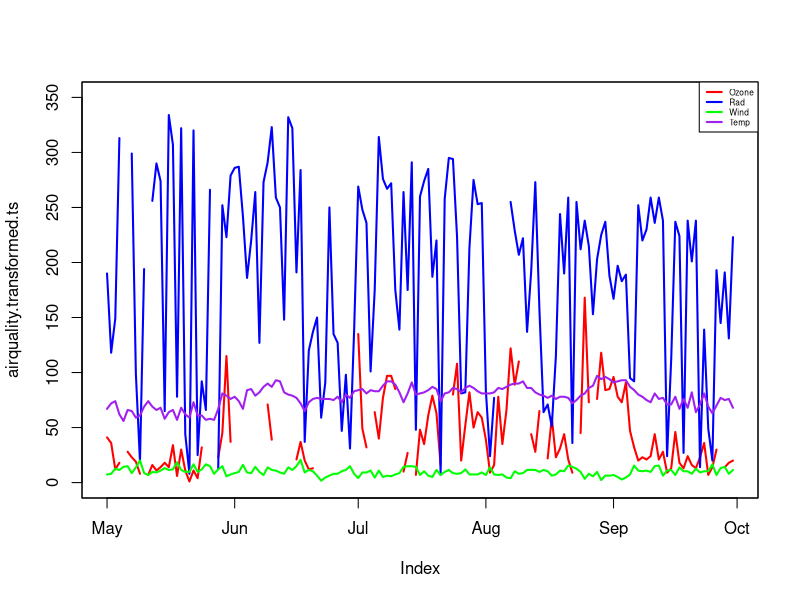
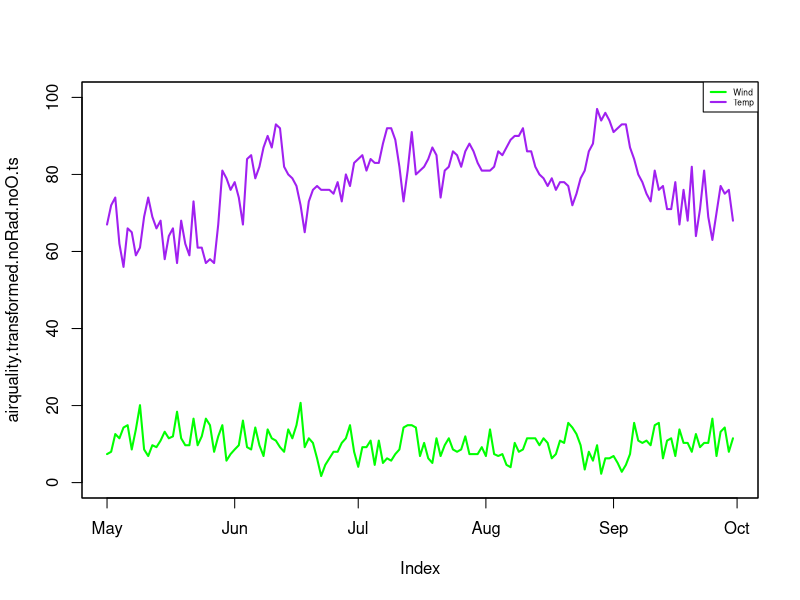
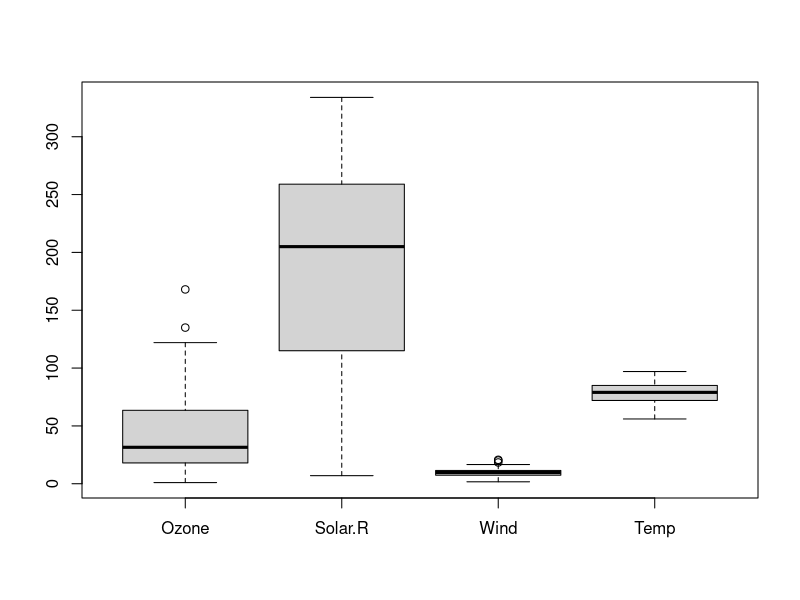
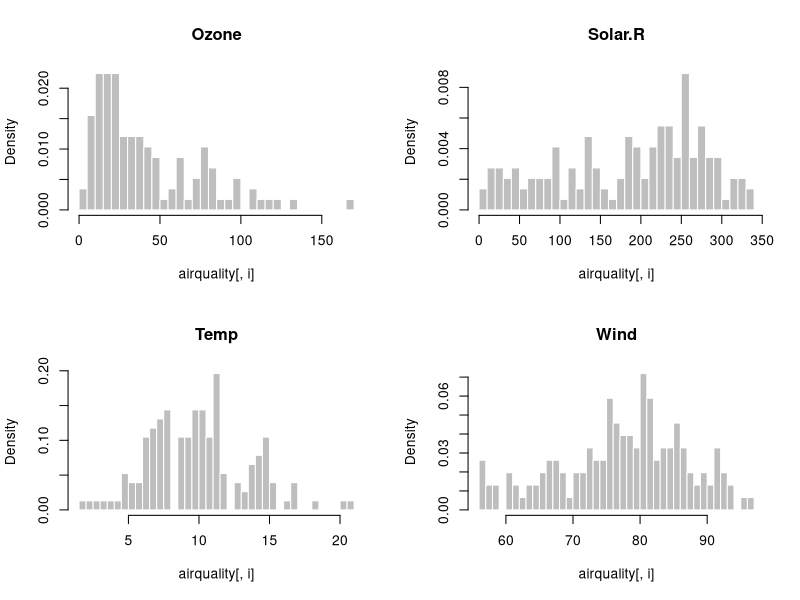
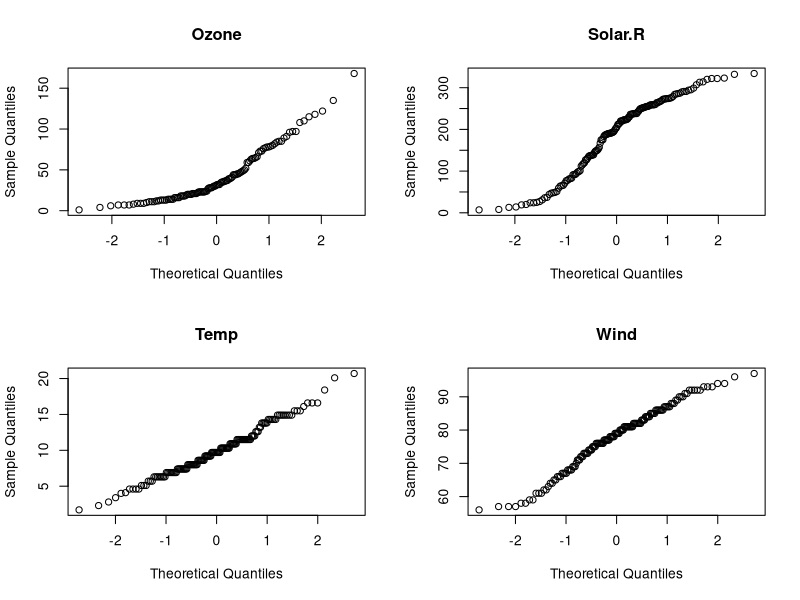
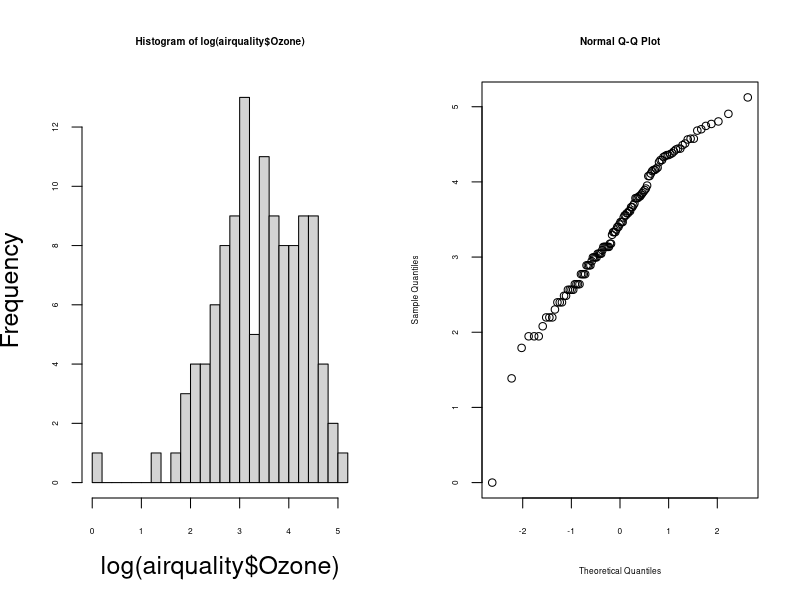
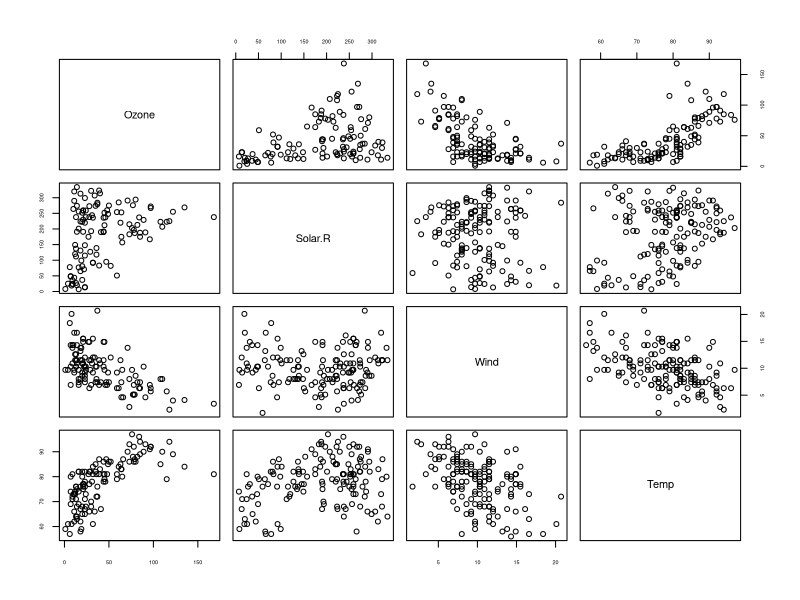
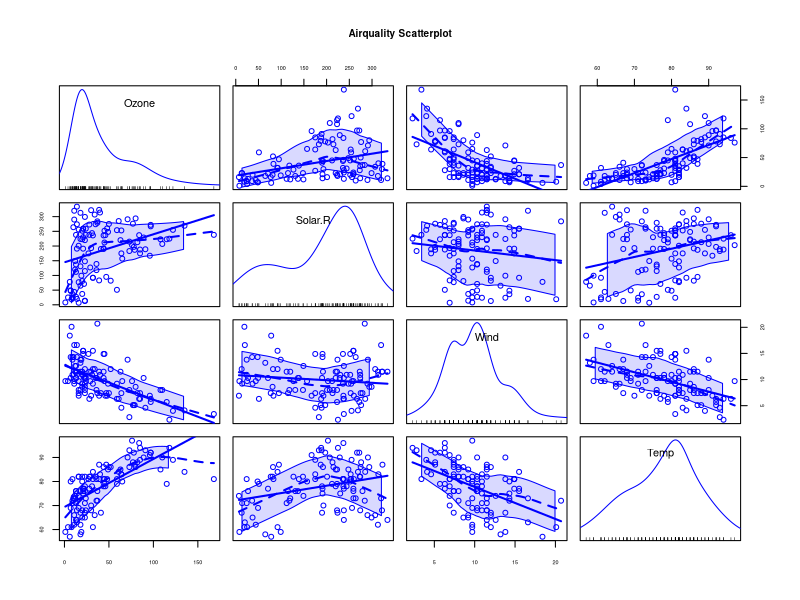

The R source for these figures, in order:
require(graphics)
require(lattice)
require(ggplot2)
require(zoo) #used for time series on daily measurements rather than monthly
require(car)
data(airquality)
attributes(airquality)
summary(airquality[,1:4])
airquality.transformed <- transform(airquality, Date = as.Date(paste(1973, Month, Day, sep="-")))
#could have also interpolated missing data for the ts, particularly for the ozone measurement which has a lot of missingness,
# but doesn't make much sense, 
# and time series is not terribly useful anyways. command is 
#>airquality.transformed.interpolated <- na.approx(airquality.transformed)
airquality.transformed.ts <- zoo(airquality.transformed[,1:4], as.Date(airquality.transformed[,7]))
plot(airquality.transformed.ts, plot.type = "single", col= c("red","blue","green","purple"), lwd = 2, ylim=c(0,350))
legend("topright", legend=c("Ozone","Rad","Wind","Temp"), col=c("red","blue","green","purple"),lty=1,lwd=2, cex=0.5)
#nothing is seeming terribly seasonal. gonna make another and leave off ozone and rad in order to have better y axis for temp/wind
airquality.transformed.noRad.noO.ts <- zoo(airquality.transformed[,c(3,4)], as.Date(airquality.transformed[,7]))
plot(airquality.transformed.noRad.noO.ts, plot.type = "single", col= c("green","purple"), lwd = 2, ylim=c(0,100))
legend("topright", legend=c("Wind","Temp"), col=c("green","purple"),lty=1,lwd=2,cex=0.5)

boxplot(airquality[,1:4])
#a few upper outliers in ozone measurements (ozone and rad are skewed) and a few in wind. temp and wind look fairly normally distributed
# you can see this with histograms or qq plots as well

#par(mfcol=c(1,2),ps=6.5)
#hist(airquality$Ozone,breaks=30, cex.caption = 3, cex.lab = 3)
#qqnorm(log(airquality$Ozone))
# decided to loop these, but so far could only figure out how to loop the hists together, and then the # qqs together

par(mfrow=c(2, 2))
colnames <- dimnames(airquality[c("Ozone","Solar.R","Temp","Wind")])[[2]]
for (i in 1:4) {
  hist(airquality[,i],  breaks=30, main=colnames[i], probability=TRUE, col="gray", border="white") 
}

par(mfrow=c(2, 2))
colnames <- dimnames(airquality[c("Ozone","Solar.R","Temp","Wind")])[[2]]
for (i in 1:4) {
  qqnorm(airquality[,i], main=colnames[i])
}

#ozone is looking a bit non-normal, going to try a log transform
par(mfcol=c(1,2),ps=6.5)
hist(log(airquality$Ozone),breaks=30, cex.caption = 3, cex.lab = 3)
qqnorm(log(airquality$Ozone))

#i'm not sure if the fact that the log of ozone is more normal distribution means that I have to use the log ozone
#from now on in all the models. but..

shapiro.test(airquality$Ozone) #tests normality of distrubution. null hypothesis is non-normality.
#ozone measurements look normal enough?

pairs(airquality[c("Ozone","Solar.R","Wind","Temp")]) 
#pairs works fine for a scatterplot, but the one in the car library includes more features
library(car)
scatterplotMatrix(~Ozone+Solar.R+Wind+Temp, data=airquality, main="Airquality Scatterplot")
# from this, see a correlation between temp and wind (not surprised), but possible can use temp and wind to predict ozone


cor(airquality[c("Ozone","Temp")], use="pairwise.complete.obs", method=(c("pearson")))
cor(airquality[c("Ozone","Wind")], use="pairwise.complete.obs", method=(c("pearson")))
cor(airquality[c("Ozone","Solar.R")], use="pairwise.complete.obs", method=(c("pearson")))

cor(airquality[c("Temp","Wind")], use="pairwise.complete.obs", method=(c("pearson")))

fit <- lm(airquality$Wind~airquality$Temp)
fit
ci <- confint(fit)
ci
plot(airquality$Wind~airquality$Temp, data=airquality)
abline(fit, col="black")
abline(ci[1, 2], ci[2, 2], col="gray")
abline(ci[1, 1], ci[2, 1], col="gray")
summary(fit)
#R^2 shows ~20% of the variation in wind can be explained with a linear model in the temp variable

fit2 <- lm(airquality$Ozone~airquality$Temp)
fit2
ci2 <- confint(fit2)
ci2
plot(airquality$Ozone~airquality$Temp, data=airquality)
abline(fit2, col="black")
abline(ci2[1, 2], ci2[2, 2], col="gray")
abline(ci2[1, 1], ci2[2, 1], col="gray")
summary(fit2)
#R^2 shows almost 50% of the variation in Ozone can be explained with a linear model in the temp variable

fit3 <- lm(airquality$Ozone~airquality$Wind)
fit3
ci3 <- confint(fit3)
ci3
plot(airquality$Ozone~airquality$Wind, data=airquality)
abline(fit3, col="black")
abline(ci3[1, 2], ci3[2, 2], col="gray")
abline(ci3[1, 1], ci3[2, 1], col="gray")
summary(fit3)

xyplot(Solar.R~Ozone|Month, data=airquality, panel=function(...){
    panel.abline(lm(airquality$Solar.R~airquality$Ozone), col="black")
    panel.xyplot(...)
   }
)

xyplot(Solar.R~Temp|Month, data=airquality, panel=function(...){
  panel.abline(lm(airquality$Solar.R~airquality$Temp), col="black")
  panel.xyplot(...)
}
)



xyplot(Ozone~Temp|Month, data=airquality)
xyplot(Ozone~Wind|Month, data=airquality)
xyplot(Temp~Wind|Month, data=airquality)
#need to look up how to do legends with lattice xyplots on a conditioning variable, and how to 
# fit separate lines for conditioning variables


cor(airquality[c("Ozone","Temp")], use="pairwise.complete.obs", method=(c("pearson")))
cor.test(airquality$Ozone,airquality$Temp)

cor(airquality[c("Ozone","Solar.R")], use="pairwise.complete.obs", method=(c("pearson")))
cor.test(airquality$Ozone,airquality$Solar.R)  
cor(airquality[c("Temp","Wind")], use="pairwise.complete.obs", method=(c("pearson")))
cor.test(airquality$Temp,airquality$Wind)


ozone.model <- lm(formula=Ozone~Solar.R+Temp+Wind, data=airquality)
ozone.model
summary(ozone.model)
#temp and wind appear to be significantly correlated with ozone
ci <- confint(ozone.model)
ci
#probably should remove intercept from the model, as not sure that an intercept makes any kind of sense
# in terms of this model, since I somewhat doubt that ozone ever measures at 0. 

#thought about making linear model without Solar.R, but need to figure out how to handle missingness
#ozone.model2 <- lm(formula=Ozone~Temp+Wind, data=airquality, na.action=na.exclude)
#ozone.model2
#summary(ozone.model2)
#ci2 <- confint(ozone.model2)
#ci2
#anova(ozone.model,ozone.model2)

influence.measures(ozone.model)
ozone.fitted <- fitted(ozone.model,na.action=na.exclude)
ozone.fitted
ozone.residuals <- residuals(ozone.model, na.action=na.exclude)
ozone.residuals

rfs(ozone.model, aspect=1, layout=c(2,1), distribution = qnorm, main = list("Residual-Fit Spread Plot", cex=2),) 

outlierTest(ozone.model)
# thought about leaving out obs 117, as it is highly influential in the model, which is likely 
# undue to it. Depends on what exactly we are trying to model though..  

par(mfcol=c(1,2),ps=8)
plot(ozone.fitted, ozone.residuals, ylab="Residuals", xlab="Ozone", main="airquality ozone", cex.caption=3, cex.lab=3) 
abline(0, 0)# the horizon
qqnorm(ozone.residuals)
# there seems to be increased residuals at higher ozone levels

par(mfcol=c(3,2),ps=6.5)

# thrown in for fun. need to look into the meaning of some of this more (I understand residuals vs fitted, and QQ but not the others)
plot(ozone.model, which=c(1:6), 
     caption = list("Residuals vs fitted", "Normal Q-Q", "Scale-Location", "Cook's Distance",
                    "Residuals vs Leverage", expression("Cooks dist vs Leverage " * h[ii] / (1-h[ii])) ),
     sub.caption = NULL, main="",
     ask = prod(par("mfcol")) < length(which) && dev.interactive(),
     id.n = 3, labels.id = names(residuals(ozone.model)), cex.id=3,
     qqline = TRUE, cook.levels = c(0.5,1.0),
     cex.caption=3,
     cex.lab=3
)





